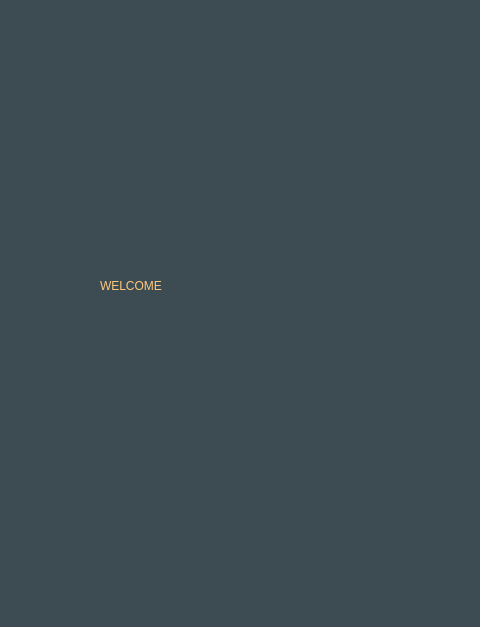
<?xml version="1.0" encoding="UTF-8"?>
<ui version="4.0">
 <class>Dialog</class>
 <widget class="QDialog" name="Dialog">
  <property name="geometry">
   <rect>
    <x>0</x>
    <y>0</y>
    <width>480</width>
    <height>627</height>
   </rect>
  </property>
  <property name="windowTitle">
   <string>Dialog</string>
  </property>
  <property name="styleSheet">
   <string notr="true">background-color: rgb(61, 75, 82);</string>
  </property>
  <widget class="QLabel" name="label">
   <property name="geometry">
    <rect>
     <x>100</x>
     <y>240</y>
     <width>281</width>
     <height>91</height>
    </rect>
   </property>
   <property name="styleSheet">
    <string notr="true">color:rgb(255, 201, 126);
font:42pt &quot;Microsoft JhengHei UI Light&quot;;
</string>
   </property>
   <property name="text">
    <string>WELCOME</string>
   </property>
  </widget>
 </widget>
 <resources/>
 <connections/>
</ui>
